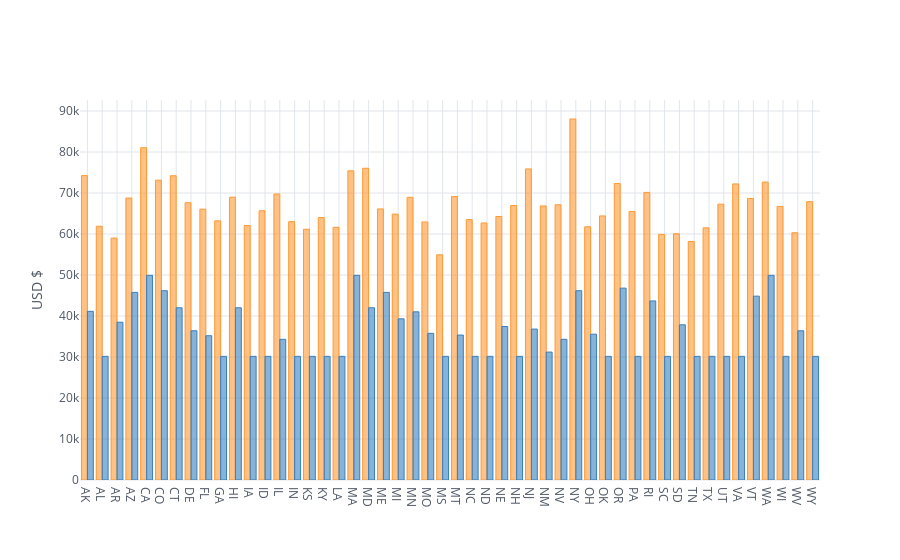

The notebook cell this image was saved under:
### Markdown cell above
Now, do these minimum salaries come anywhere close to the minimum required annual income in any state?

### Code cell
df.groupby('Code')['Required Annual Income Before Taxes','Minimum Annual Salaries (2 Adults)'].sum().iplot(
    kind='bar', mode='group', theme='white', yTitle='USD $', showlegend=False)

### Figure 1 — Plotly figure (JSON) as saved in the notebook; plotly's stock layout.template omitted (floating-point values rounded to 4 significant figures)
{"data": [{"marker": {"color": "rgba(255, 153, 51, 0.6)", "line": {"color": "rgba(255, 153, 51, 1.0)", "width": 1}}, "name": "Required Annual Income Before Taxes", "orientation": "v", "text": "", "type": "bar", "uid": "13597ee8-c090-49e3-a9ac-2273893d7fd7", "x": ["AK", "AL", "AR", "AZ", "CA", "CO", "CT", "DE", "FL", "GA", "HI", "IA", "ID", "IL", "IN", "KS", "KY", "LA", "MA", "MD", "ME", "MI", "MN", "MO", "MS", "MT", "NC", "ND", "NE", "NH", "NJ", "NM", "NV", "NY", "OH", "OK", "OR", "PA", "RI", "SC", "SD", "TN", "TX", "UT", "VA", "VT", "WA", "WI", "WV", "WY"], "y": [74247, 61895, 59001, 68786, 81056, 73132, 74216, 67632, 66057, 63209, 68971, 62066, 65675, 69760, 63014, 61158, 64017, 61643, 75418, 76043, 66125, 64858, 68948, 62943, 54933, 69128, 63522, 62697, 64281, 66943, 75884, 66852, 67137, 88056, 61763, 64413, 72312, 65502, 70153, 59902, 60064, 58199, 61501, 67277, 72223, 68657, 72673, 66742, 60313, 67888]}, {"marker": {"color": "rgba(55, 128, 191, 0.6)", "line": {"color": "rgba(55, 128, 191, 1.0)", "width": 1}}, "name": "Minimum Annual Salaries (2 Adults)", "orientation": "v", "text": "", "type": "bar", "uid": "17225ad0-11c6-4b6d-a767-6747d5d0a593", "x": ["AK", "AL", "AR", "AZ", "CA", "CO", "CT", "DE", "FL", "GA", "HI", "IA", "ID", "IL", "IN", "KS", "KY", "LA", "MA", "MD", "ME", "MI", "MN", "MO", "MS", "MT", "NC", "ND", "NE", "NH", "NJ", "NM", "NV", "NY", "OH", "OK", "OR", "PA", "RI", "SC", "SD", "TN", "TX", "UT", "VA", "VT", "WA", "WI", "WV", "WY"], "y": [41140.0, 30160, 38480, 45760, 49920, 46176, 42016, 36400, 35190.0, 30160, 42016, 30160, 30160, 34320, 30160, 30160, 30160, 30160, 49920, 42016, 45760, 39312, 41020.0, 35776, 30160, 35360, 30160, 30160, 37440, 30160, 36816, 31200, 34320, 46176, 35568, 30160, 46800, 30160, 43680, 30160, 37856, 30160, 30160, 30160, 30160, 44840.0, 49920, 30160, 36400, 30160]}], "layout": {"autosize": true, "legend": {"bgcolor": "#FFFFFF", "font": {"color": "#4D5663"}}, "paper_bgcolor": "#FFFFFF", "plot_bgcolor": "#FFFFFF", "showlegend": false, "title": {"font": {"color": "#4D5663"}}, "xaxis": {"autorange": true, "gridcolor": "#E1E5ED", "range": [-0.5, 49.5], "showgrid": true, "tickfont": {"color": "#4D5663"}, "title": {"font": {"color": "#4D5663"}, "text": ""}, "type": "category", "zerolinecolor": "#E1E5ED"}, "yaxis": {"autorange": true, "gridcolor": "#E1E5ED", "range": [0, 92690.0], "showgrid": true, "tickfont": {"color": "#4D5663"}, "title": {"font": {"color": "#4D5663"}, "text": "USD $"}, "type": "linear", "zerolinecolor": "#E1E5ED"}}}
